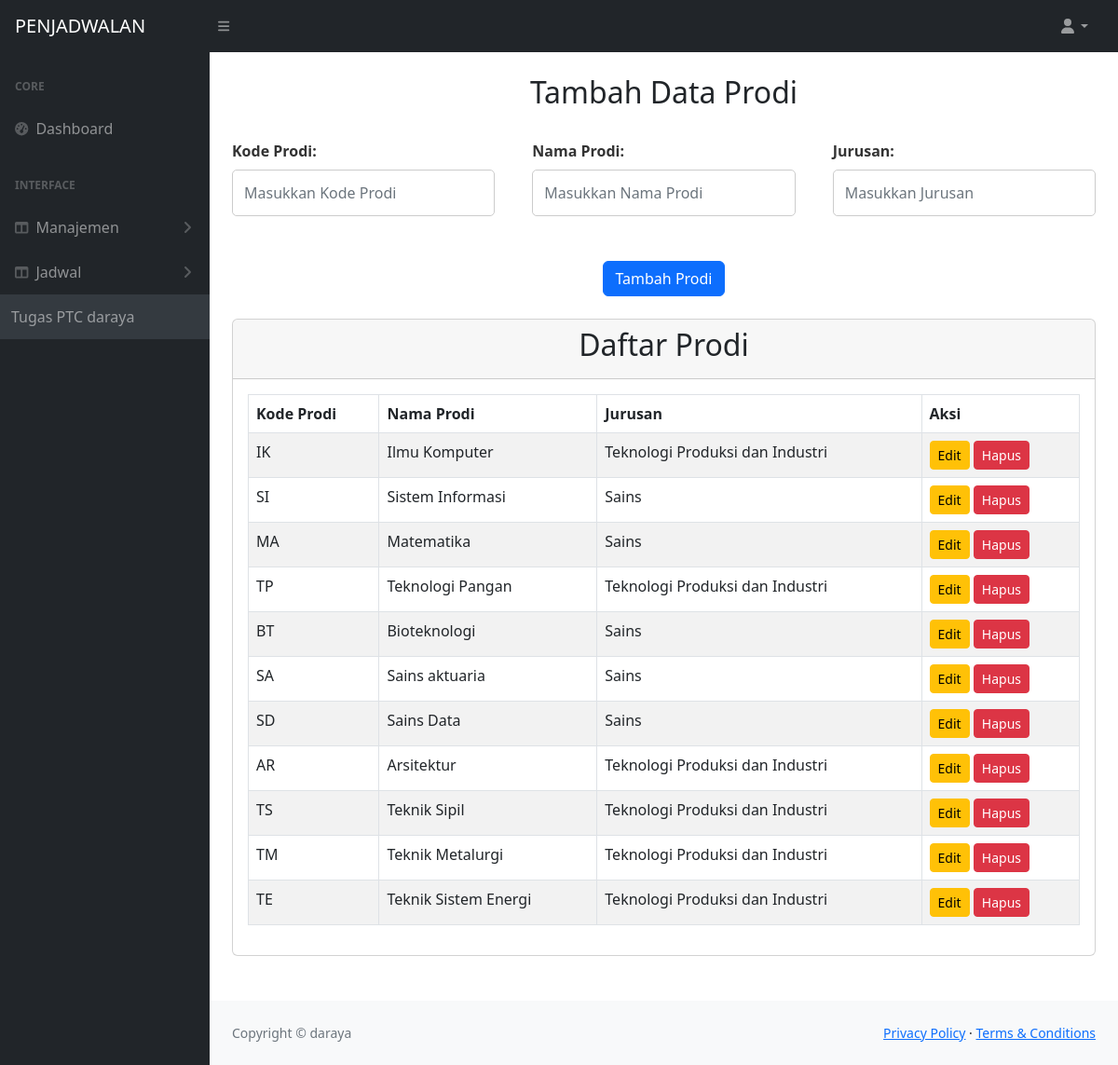
Page /prodi.php on the committed database.
### tables this page shows
CREATE TABLE `prodi` (
  `prodi_id` int(11) NOT NULL,
  `kode_prodi` varchar(20) NOT NULL,
  `nama_prodi` varchar(100) NOT NULL,
  `jurusan` varchar(100) NOT NULL
);

### prodi.php (the view, shortened to what this page needs)
<?php
$host = "localhost";
$user = "root";
$pass = "";
$db = "penjadwalan2";
$conn = new mysqli($host, $user, $pass, $db);
$result = $conn->query("SELECT * FROM prodi");
?>
<!DOCTYPE html>
<html lang="en">
    <head>
        <link href="https://cdn.jsdelivr.net/npm/simple-datatables@7.1.2/dist/style.min.css" rel="stylesheet" />
        <link href="css/styles.css" rel="stylesheet" />
        <link href="css/dosen.css" rel="stylesheet" />
    </head>
    <body>
        <nav class="sb-topnav navbar navbar-expand navbar-dark bg-dark">
            <a class="navbar-brand ps-3" href="index.html">PENJADWALAN</a>
            <button class="btn btn-link btn-sm order-1 order-lg-0 me-4 me-lg-0" id="sidebarToggle" href="#!"><i class="fas fa-bars"></i></button>
            <ul class="navbar-nav ms-auto ms-md-0 me-3 me-lg-4">
                <li class="nav-item dropdown">
                    <a class="nav-link dropdown-toggle" id="navbarDropdown" href="#" role="button" data-bs-toggle="dropdown" aria-expanded="false"><i class="fas fa-user fa-fw"></i></a>
                </li>
            </ul>
        </nav>
        <div id="layoutSidenav">
            <div id="layoutSidenav_nav">
                <nav class="sb-sidenav accordion sb-sidenav-dark" id="sidenavAccordion">
                    <div class="sb-sidenav-menu">
                        <div class="nav">
                            <div class="sb-sidenav-menu-heading">Core</div>
                            <a class="nav-link" href="index.html">
                                <div class="sb-nav-link-icon"><i class="fas fa-tachometer-alt"></i></div>
                                Dashboard
                            </a>
                            <div class="sb-sidenav-menu-heading">Interface</div>
                            <a class="nav-link collapsed" href="#" data-bs-toggle="collapse" data-bs-target="#collapseLayouts" aria-expanded="false" aria-controls="collapseLayouts">
                                <div class="sb-nav-link-icon"><i class="fas fa-columns"></i></div>
                                Manajemen
                                <div class="sb-sidenav-collapse-arrow"><i class="fas fa-angle-down"></i></div>
                            </a>
                            <a class="nav-link collapsed" href="#" data-bs-toggle="collapse" data-bs-target="#collapseJadwal" aria-expanded="false" aria-controls="collapseJadwal">
                                <div class="sb-nav-link-icon"><i class="fas fa-columns"></i></div>
                                Jadwal
                                <div class="sb-sidenav-collapse-arrow"><i class="fas fa-angle-down"></i></div>
                            </a>
                    <div class="sb-sidenav-footer">
                        Tugas PTC daraya
                    </div>
                </nav>
            </div>
            <div id="layoutSidenav_content">
                <main>
                    <div class="container-fluid px-4">
                        <form method="POST">
                            <br><center><h2>Tambah Data Prodi</h2></center><br>
                            <div class="mb-3 row">
    <div class="col">
        <label for="kode_prodi" class="form-label">Kode Prodi:</label>
        <input type="text" class="form-control" id="kode_prodi" name="kode_prodi" placeholder="Masukkan Kode Prodi" required>
    </div>
    <div class="col">
        <label for="nama_prodi" class="form-label">Nama Prodi:</label>
        <input type="text" class="form-control" id="nama_prodi" name="nama_prodi" placeholder="Masukkan Nama Prodi" required>
    </div>
    <div class="col">
        <label for="jurusan" class="form-label">Jurusan:</label>
        <input type="text" class="form-control" id="jurusan" name="jurusan" placeholder="Masukkan Jurusan" required>
    </div>
</div>
                        <center><button type="submit" name="add" class="btn btn-primary mt-3">Tambah Prodi</button></center><br>
                        </form>
                        <form method="POST" action="">
                        <div class="card mb-4">
    <div class="card-header">
        <center><h2>Daftar Prodi</h2></center>
    </div>
    <div class="card-body">
        <table id="datatablesSimple" class="table table-striped table-bordered">
            <thead>
                <tr>
                    <th>Kode Prodi</th>
                    <th>Nama Prodi</th>
                    <th>Jurusan</th>
                    <th>Aksi</th>
                </tr>
            </thead>
            <tbody>
                <?php
                if ($result->num_rows > 0) {
                    while ($row = $result->fetch_assoc()) {
                        ?>
                        <tr>
                            <td><?php echo htmlspecialchars($row['kode_prodi']); ?></td>
                            <td><?php echo htmlspecialchars($row['nama_prodi']); ?></td>
                            <td><?php echo htmlspecialchars($row['jurusan']); ?></td>
                            <td>
                                <a href="edit_prodi.php?id=<?php echo $row['prodi_id']; ?>" class="btn btn-warning btn-sm">Edit</a>
                                <a href="?delete=<?php echo $row['prodi_id']; ?>" class="btn btn-danger btn-sm" onclick="return confirm('Yakin ingin menghapus data ini?')">Hapus</a>
                            </td>
                        </tr>
                        <?php
                    }
                } else {
                    echo "<tr><td colspan='4' class='text-center'>Tidak ada data prodi yang ditemukan.</td></tr>";
                }
                ?>
            </tbody>
        </table>
    </div>
</div>
                        <br>
                            </form>
                    </div>
                </main>
                <footer class="py-4 bg-light mt-auto">
                    <div class="container-fluid px-4">
                        <div class="d-flex align-items-center justify-content-between small">
                            <div class="text-muted">Copyright &copy; daraya</div>
                            <div>
                                <a href="#">Privacy Policy</a>
                                &middot;
                                <a href="#">Terms &amp; Conditions</a>
                            </div>
                        </div>
                    </div>
                </footer>
            </div>
        </div>
    </body>
</html>

### css/dosen.css (style rules this page uses)
.mb-3 { margin-bottom: 1rem; }
.form-label { font-weight: bold; color: #333; }
.form-control { border-radius: 5px; border: 1px solid #ccc; padding: 0.75rem; font-size: 1rem; width: 100%; box-sizing: border-box; }
.row .col { margin-bottom: 1rem; }
.row { display: flex; flex-wrap: wrap; gap: 1rem; }
@media (min-width: 768px) { .col { flex: 1 1 calc(33.33% - 1rem); } }

### rows in the picture
prodi: kode_prodi "IK", nama_prodi "Ilmu Komputer", jurusan "Teknologi Produksi dan Industri"
prodi: kode_prodi "SI", nama_prodi "Sistem Informasi", jurusan "Sains"
prodi: kode_prodi "MA", nama_prodi "Matematika", jurusan "Sains"
prodi: kode_prodi "TP", nama_prodi "Teknologi Pangan", jurusan "Teknologi Produksi dan Industri"
prodi: kode_prodi "BT", nama_prodi "Bioteknologi", jurusan "Sains"
prodi: kode_prodi "SA", nama_prodi "Sains aktuaria", jurusan "Sains"
prodi: kode_prodi "SD", nama_prodi "Sains Data", jurusan "Sains"
prodi: kode_prodi "AR", nama_prodi "Arsitektur", jurusan "Teknologi Produksi dan Industri"
prodi: kode_prodi "TS", nama_prodi "Teknik Sipil", jurusan "Teknologi Produksi dan Industri"
prodi: kode_prodi "TM", nama_prodi "Teknik Metalurgi", jurusan "Teknologi Produksi dan Industri"
prodi: kode_prodi "TE", nama_prodi "Teknik Sistem Energi", jurusan "Teknologi Produksi dan Industri"
